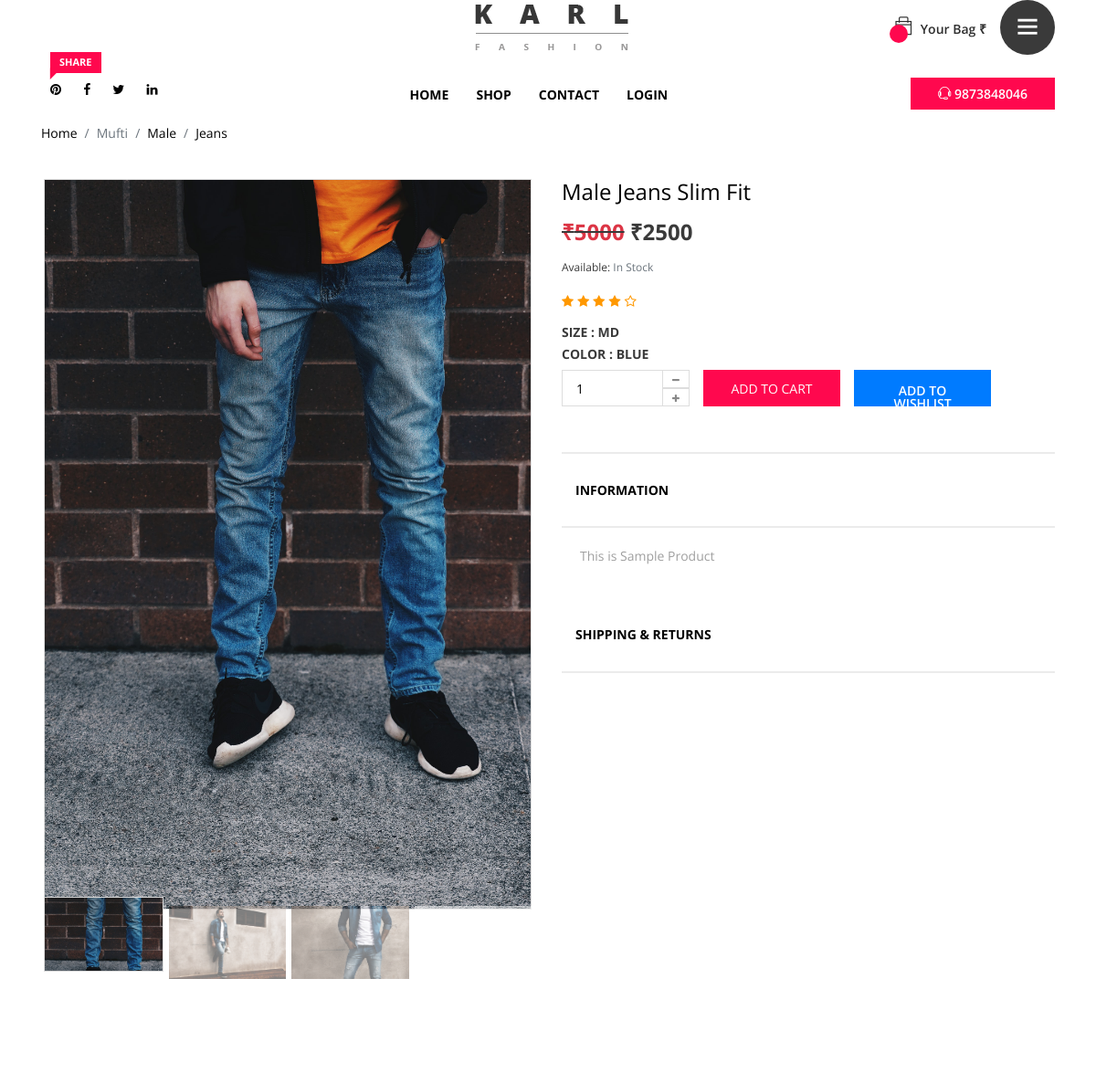
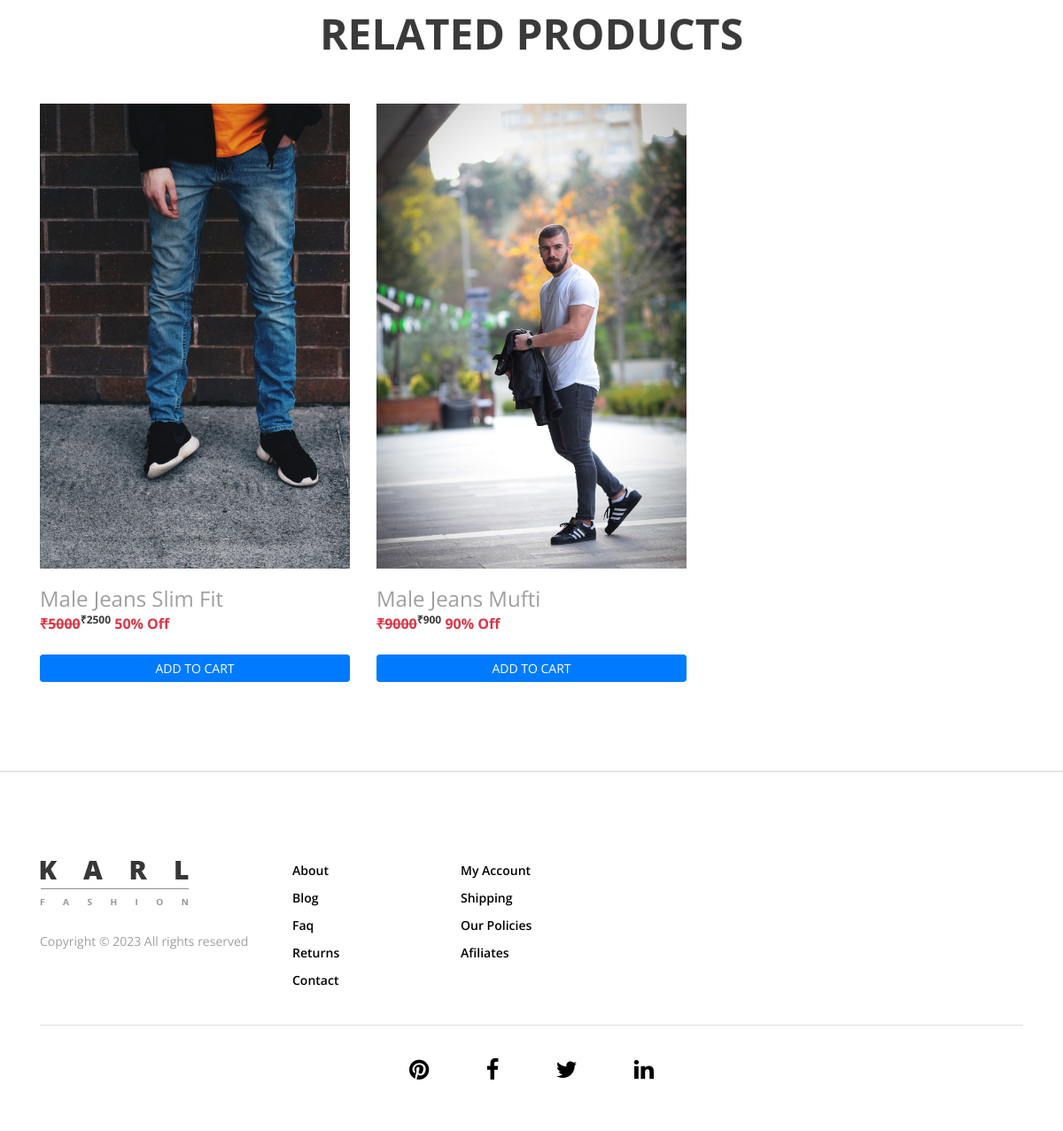
The app's page /single-product/1/ with its own data (2 pictures, top to bottom).
### mainApp/models.py (models this page shows, shortened)
class Product(models.Model):
    id = models.AutoField(primary_key=True)
    name = models.CharField(max_length=30,unique=True)
    maincategory = models.ForeignKey(Maincategory,on_delete=models.CASCADE)
    subcategory = models.ForeignKey(Subcategory,on_delete=models.CASCADE)
    brand = models.ForeignKey(Brand,on_delete=models.CASCADE)
    color = models.CharField(max_length=20,default="Blue")
    size = models.CharField(max_length=20,default="MD")
    baseprice = models.IntegerField()
    discount = models.IntegerField()
    finalprice = models.IntegerField()
    color:models.CharField(max_length=20)
    size:models.CharField(max_length=10)
    stock = models.BooleanField(default=True)
    description = models.TextField(default="This is Sample Product")
    pic1 = models.ImageField(upload_to="uploads/products")
    pic2 = models.ImageField(upload_to="uploads/products",default=None,blank=True,null=True)
    pic3 = models.ImageField(upload_to="uploads/products",default=None,blank=True,null=True)
    pic4 = models.ImageField(upload_to="uploads/products",default=None,blank=True,null=True)

class Brand(models.Model):
    id = models.AutoField(primary_key=True)
    name = models.CharField(max_length=30,unique=True)
    def __str__(self):
        return self.name

class Maincategory(models.Model):
    id = models.AutoField(primary_key=True)
    name = models.CharField(max_length=30,unique=True)
    def __str__(self):
        return self.name

class Subcategory(models.Model):
    id = models.AutoField(primary_key=True)
    name = models.CharField(max_length=30,unique=True)
    def __str__(self):
        return self.name

### mainApp/views.py (the view)
# urls.py: path('single-product/<int:num>/',mainApp.singleProductPage),
def singleProductPage(Request,num):
    data = Product.objects.get(id=num)
    relatedProducts = Product.objects.filter(brand=data.brand,maincategory=data.maincategory,subcategory=data.subcategory)
    return render(Request,"product-details.html",{'data':data,'relatedProducts':relatedProducts})

### mainApp/templates/product-details.html (shortened to what this page needs)
{% extends 'index.html' %}
{% block body %}
<div class="breadcumb_area">
    <div class="container">
        <div class="row">
            <div class="col-12">
                <ol class="breadcrumb d-flex align-items-center">
                    <li class="breadcrumb-item"><a href="#">Home</a></li>
                    <li class="breadcrumb-item active">{{data.brand}}</li>
                    <li class="breadcrumb-item"><a href="#">{{data.maincategory}}</a></li>
                    <li class="breadcrumb-item"><a href="#">{{data.subcategory}}</a></li>
                </ol>
            </div>
        </div>
    </div>
</div>
<section class="single_product_details_area section_padding_0_100">
    <div class="container">
        <div class="row">
            <div class="col-12 col-md-6">
                <div class="single_product_thumb">
                    <div id="product_details_slider" class="carousel slide" data-ride="carousel">
                        <ol class="carousel-indicators">
                            <li class="active" data-target="#product_details_slider" data-slide-to="0"
                                style="background-image: url({{data.pic1.url}});">
                            </li>
                            {% if data.pic2 %}
                            <li data-target="#product_details_slider" data-slide-to="1"
                                style="background-image: url({{data.pic2.url}});"></li>
                            {% endif %}
                            {% if data.pic3 %}
                            <li data-target="#product_details_slider" data-slide-to="2"
                                style="background-image: url({{data.pic3.url}});"></li>
                            {% endif %}
                            {% if data.pic4 %}
                            <li data-target="#product_details_slider" data-slide-to="3"
                                style="background-image: url({{data.pic4.url}});"></li>
                            {% endif %}
                        </ol>
                        <div class="carousel-inner">
                            <div class="carousel-item active">
                                <a class="gallery_img" href="{{data.pic1.url}}">
                                    <img class="d-block w-100" src="{{data.pic1.url}}" alt="First slide">
                                </a>
                            </div>
                        </div>
                    </div>
                </div>
            </div>
            <div class="col-12 col-md-6">
                <div class="single_product_desc">
                    <h4 class="title"><a href="#">{{data.name}}</a></h4>
                    <h4 class="price"><del><span class="text-danger">&#8377;{{data.baseprice}}</del></span>
                        &#8377;{{data.finalprice}}</h4>
                    {% if data.stock %}
                    <p class="available">Available: <span class="text-muted">In Stock</span></p>
                    {% else %}
                    <p class="available">Available: <span class="text-muted">Out Of Stock</span></p>
                    {% endif %}
                    <div class="single_product_ratings mb-15">
                        <i class="fa fa-star" aria-hidden="true"></i>
                        <i class="fa fa-star" aria-hidden="true"></i>
                        <i class="fa fa-star" aria-hidden="true"></i>
                        <i class="fa fa-star" aria-hidden="true"></i>
                        <i class="fa fa-star-o" aria-hidden="true"></i>
                    </div>
                    <div class="widget size mb-2">
                        <h6 class="widget-title">Size : {{data.size}}</h6>
                    </div>
                    <div class="widget size mb-2">
                        <h6 class="widget-title">Color : {{data.color}}</h6>
                    </div>
                    <form class="cart clearfix mb-50 d-flex" action="/add-to-cart/" method="post">
                        <div class="quantity">
                            <span class="qty-minus"
                                onclick="var effect = document.getElementById('qty'); var qty = effect.value; if( !isNaN( qty ) && qty > 1 ) effect.value--;return false;"><i
                                    class="fa fa-minus" aria-hidden="true"></i></span>
                            <input type="number" class="qty-text" name="qty" id="qty" step="1" min="1" value="1">
                            <span class="qty-plus"
                                onclick="var effect = document.getElementById('qty'); var qty = effect.value; if( !isNaN( qty )) effect.value++;return false;"><i
                                    class="fa fa-plus" aria-hidden="true"></i></span>
                        </div>
                        <button type="submit" class="btn cart-submit d-block">Add to Cart</button>
                        <a href="/add-to-wishlist/{{data.id}}/" class="btn  cart-submit bg-primary d-block p-3">Add to Wishlist</a>
                    </form>
                    <div id="accordion" role="tablist">
                        <div class="card">
                            <div class="card-header" role="tab" id="headingOne">
                                <h6 class="mb-0">
                                    <a data-toggle="collapse" href="#collapseOne" aria-expanded="true"
                                        aria-controls="collapseOne">Information</a>
                                </h6>
                            </div>
                            <div id="collapseOne" class="collapse show" role="tabpanel" aria-labelledby="headingOne"
                                data-parent="#accordion">
                                <div class="card-body">
                                    <p>{{data.description}}</p>
                                </div>
                            </div>
                        </div>
                        <div class="card">
                            <div class="card-header" role="tab" id="headingThree">
                                <h6 class="mb-0">
                                    <a class="collapsed" data-toggle="collapse" href="#collapseThree"
                                        aria-expanded="false" aria-controls="collapseThree">shipping &amp; Returns</a>
                                </h6>
                            </div>
                        </div>
                    </div>
                </div>
            </div>
        </div>
    </div>
</section>
<section class="you_may_like_area clearfix">
    <div class="container">
        <div class="row">
            <div class="col-12">
                <div class="section_heading text-center">
                    <h2>related Products</h2>
                </div>
            </div>
        </div>
        <div class="row">
            <div class="col-12">
                <div class="you_make_like_slider owl-carousel">
                    {% for item in relatedProducts %}
                    <div class="single_gallery_item">
                        <div class="product-img">
                            <img src="{{item.pic1.url}}" alt="">
                        </div>
                        <div class="product-description">
                            <h4>{{item.name}}</h4>
                            <h6 class="product-price"><span
                                    class="text-danger"><del>&#8377;{{item.baseprice}}</del></span><sup>&#8377;{{item.finalprice}}</sup>
                                <span class="text-danger">{{item.discount}}% Off</span>
                            </h6>
                            <a href="/single-product/{{item.id}}" class="btn btn-primary btn-sm w-100 mt-3">ADD TO
                                CART</a>
                        </div>
                    </div>
                    {% endfor %}
                </div>
            </div>
        </div>
    </div>
</section>
{% endblock %}

### records on screen
Product: brand "Mufti", maincategory "Male", subcategory "Jeans", pic1 (picture), pic2 (picture), pic3 (picture), name "Male Jeans Slim Fit", baseprice "5000", finalprice "2500", size "MD", color "BLUE", description "This is Sample Product", discount "50"
Product: pic1 (picture), name "Male Jeans Mufti", baseprice "9000", finalprice "900", discount "90"
